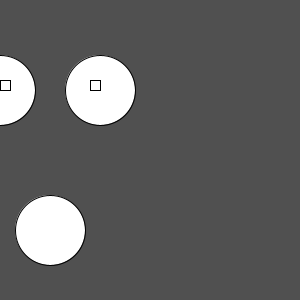
Frame 1 (no input)
Frame 60 (the mouse pressed at the canvas centre just before this capture): identical to frame 1, image omitted
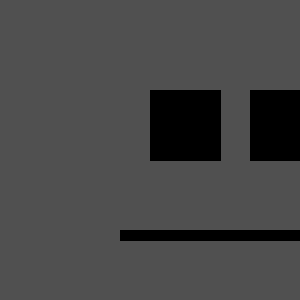
Frame 120 (the mouse held since frame 60 and released just before this capture)

The Processing sketch that drew these frames (run headless with seeded random() and noise(); from frame 60 on, the mouse is pressed at the canvas centre):

// Processing sketch: processing_156875
// ── processing_156875.pde


void setup() {
size(300,300);
}

void draw(){
  background(80);
  if (mousePressed){
    fill(0);
rect(mouseX,90,70,70);
rect(mouseX+100,90,70,70);
rect(mouseX-30,230,200,10);

} 
else{
  fill(255);
  ellipse(mouseX,90,70,70);
  ellipse(mouseX+100,90,70,70);
  ellipse(mouseX+50,230,70,70);
 rect(mouseX,80,10,10);
 rect(mouseX+90,80,10,10);
}
}
